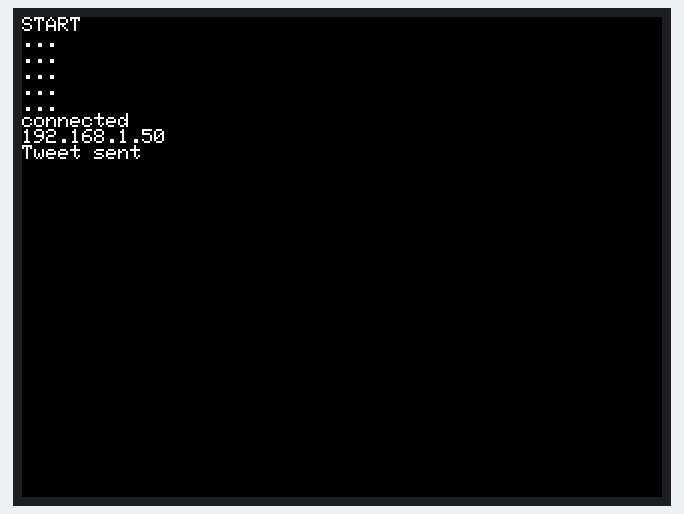
Recording of a sketch running on a simulated ESP32. Shown: 320×240 colour display. WiFi joins after 1.5 s; servers stay silent unless stated.

Above: at 2.9 s.

The sketch:

M5StackTweet.ino
```cpp
#include <WiFi.h>
#include <M5Stack.h>

WiFiClient client;

char thingSpeakAddress[] = "api.thingspeak.com";
String thingtweetAPIKey = "yourapikeyhere";
String tsData;

void setup()
{
  M5.begin();
  WiFi.disconnect();
  delay(1000);
  M5.Lcd.println("START");
   WiFi.begin("yourssid","yourpassword");
  while ((!(WiFi.status() == WL_CONNECTED))){
    delay(300);
    M5.Lcd.println("...");

  }
  M5.Lcd.println("connected");
  M5.Lcd.println((WiFi.localIP()));
  if (client.connect("api.thingspeak.com",80)) {
    tsData = "api_key="+thingtweetAPIKey+"&status="+"This tweet was sent by my #M5Stack";
    client.print("POST /apps/thingtweet/1/statuses/update HTTP/1.1\n");
    client.print("Host: api.thingspeak.com\n");
    client.print("Connection: close\n");
    client.print("Content-Type: application/x-www-form-urlencoded\n");
    client.print("Content-Length: ");
    client.print(tsData.length());
    client.print("\n\n");
    client.print(tsData);
    M5.Lcd.println("Tweet sent");

  }

}


void loop()
{


}
```
